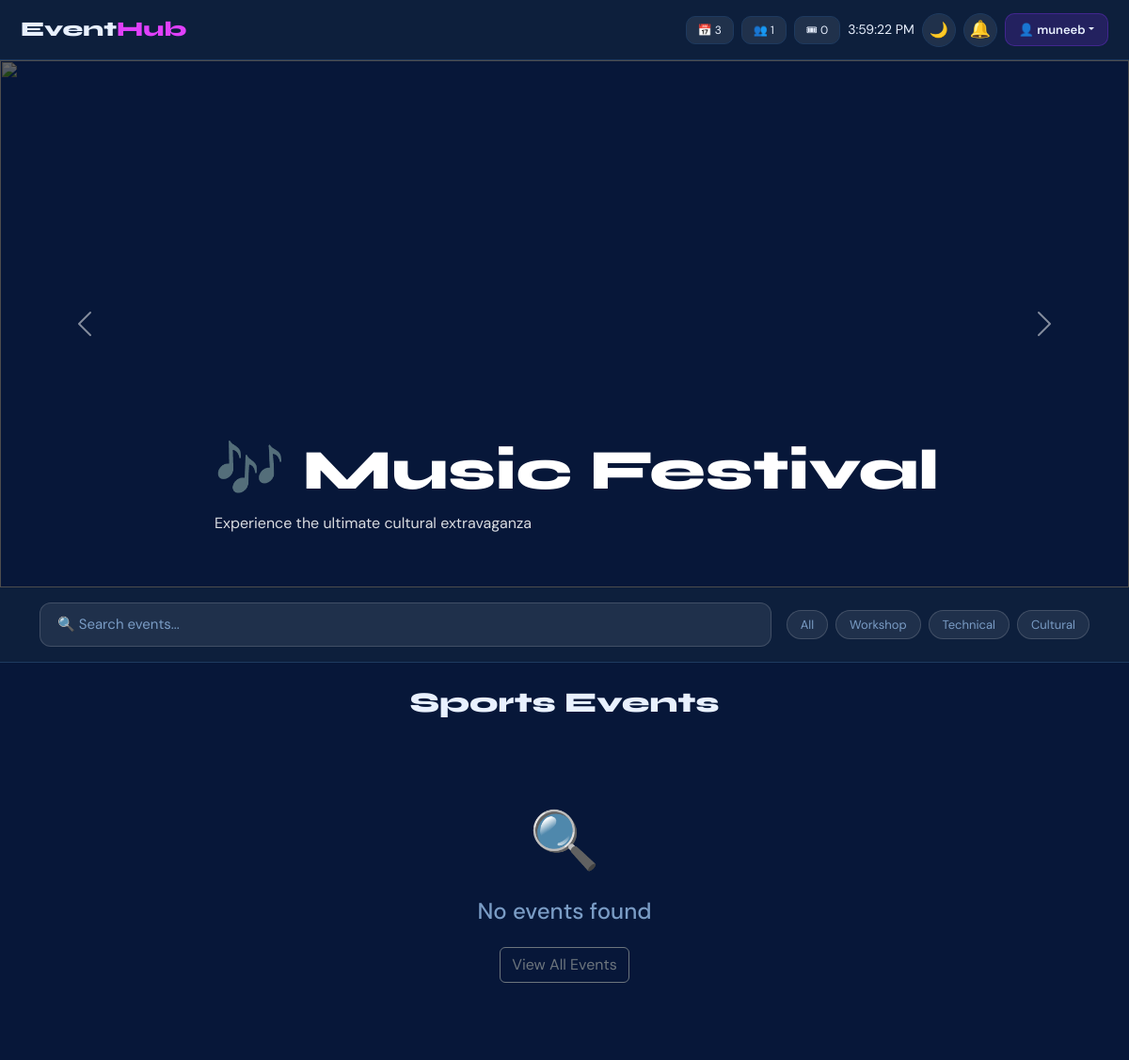
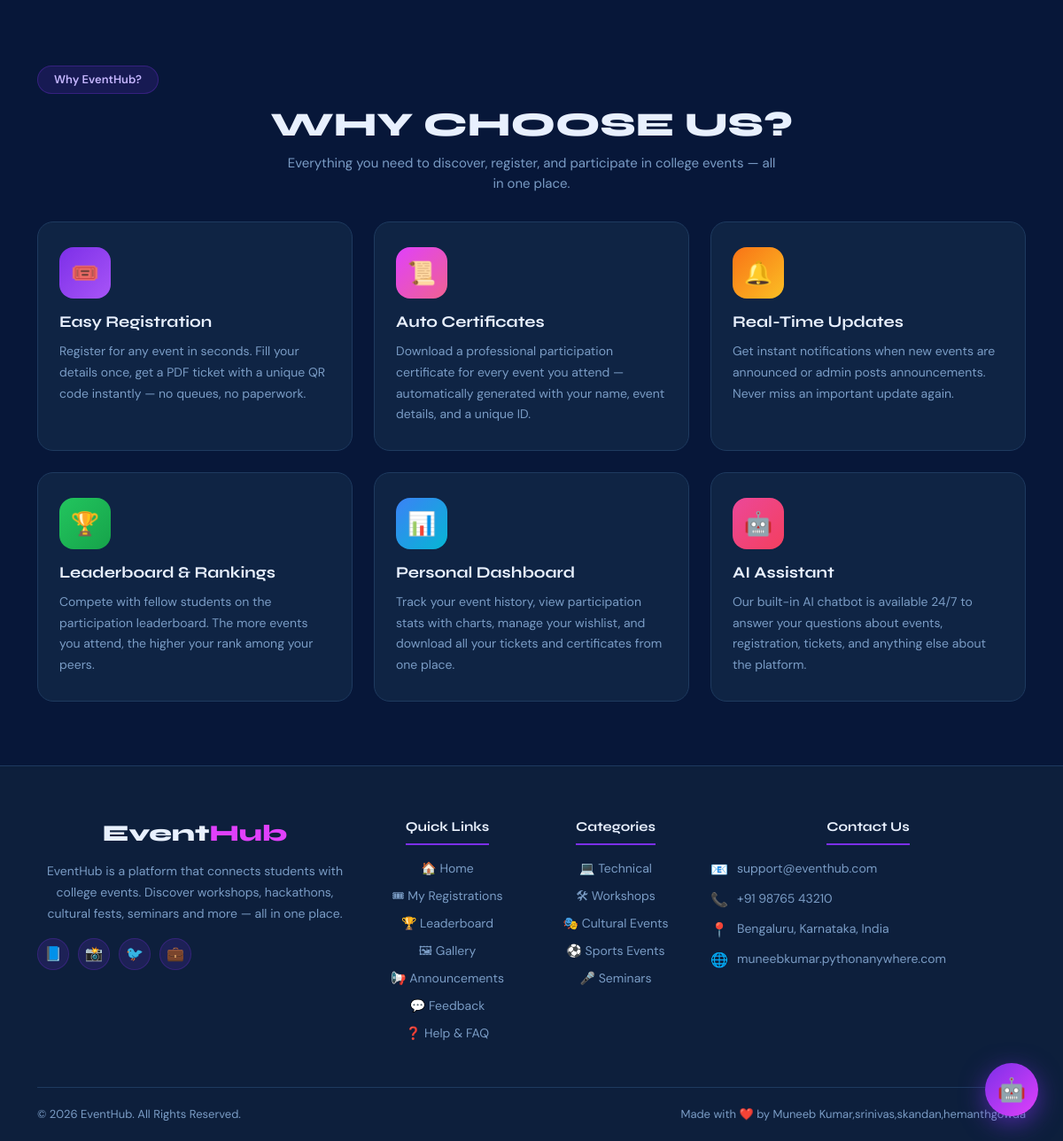
/?category=Sports (signed in), run on the app's committed database (2 pictures, top to bottom).
### tables this page shows
CREATE TABLE events(
        id INTEGER PRIMARY KEY AUTOINCREMENT,
        title TEXT, date TEXT, time TEXT, location TEXT,
        image TEXT, category TEXT,
        description TEXT DEFAULT '',
        seats INTEGER DEFAULT 100,
        fee INTEGER DEFAULT 0);

### app.py (the view)
@app.route("/")
@login_required
def home():
    category = request.args.get("category","")
    search   = request.args.get("search","")
    conn = get_connection(); cur = conn.cursor()
    query = "SELECT * FROM events WHERE 1=1"
    params = []
    if category:
        query += " AND category=?"; params.append(category)
    if search:
        query += " AND (title LIKE ? OR location LIKE ?)"; params += [f"%{search}%", f"%{search}%"]
    cur.execute(query, params)
    events = cur.fetchall()
    cur.execute("SELECT COUNT(*) FROM events");       total_events = cur.fetchone()[0]
    cur.execute("SELECT COUNT(*) FROM users");        total_users  = cur.fetchone()[0]
    cur.execute("SELECT COUNT(*) FROM registrations"); total_regs  = cur.fetchone()[0]
    cur.execute("SELECT DISTINCT category FROM events")
    categories = [r[0] for r in cur.fetchall() if r[0]]
    conn.close()
    return render_template("index.html", events=events, total_events=total_events,
        total_users=total_users, total_registrations=total_regs,
        categories=categories, selected_category=category, search=search)

### app.py (called while the page is built)
def login_required(f):
    from functools import wraps
    @wraps(f)
    def decorated(*a, **kw):
        if "user" not in session:
            return redirect(url_for("login"))
        return f(*a, **kw)
    return decorated

### database.py (called while the page is built)
def get_connection():
    conn = sqlite3.connect(DB_PATH)
    conn.row_factory = sqlite3.Row
    return conn

### templates/index.html (shortened to what this page needs)
<!DOCTYPE html>
<html lang="en">
<head>
<link href="https://cdn.jsdelivr.net/npm/bootstrap@5.3.3/dist/css/bootstrap.min.css" rel="stylesheet">
</head>
<body>
<nav class="navbar navbar-expand-lg">
  <a class="navbar-brand">Event<span>Hub</span></a>
  <div class="d-flex align-items-center gap-2 flex-wrap ms-auto">
    <span class="stat-badge d-none d-md-inline">📅 {{ total_events }}</span>
    <span class="stat-badge d-none d-md-inline">👥 {{ total_users }}</span>
    <span class="stat-badge d-none d-md-inline">🎟 {{ total_registrations }}</span>
    <span id="clock" class="d-none d-lg-inline"></span>
    <button onclick="toggleMode()" class="theme-btn" id="themeBtn">🌙</button>
    <a href="/notifications" class="notif-bell" id="notifBell">🔔<span class="notif-badge" id="notifCount">0</span></a>
    <div class="dropdown">
      <button class="user-btn dropdown-toggle" data-bs-toggle="dropdown">👤 {{ session.get('user','') }}</button>
    </div>
  </div>
</nav>
<div id="heroSlider" class="carousel slide" data-bs-ride="carousel">
  <div class="carousel-inner">
    <div class="carousel-item active">
      <img src="https://images.unsplash.com/photo-1501386761578-eac5c94b800a?w=1400&auto=format&fit=crop" class="d-block w-100 slider-image">
      <div class="carousel-caption text-start ps-5"><h1>🎶 Music Festival</h1><p>Experience the ultimate cultural extravaganza</p></div>
    </div>
  </div>
  <button class="carousel-control-prev" type="button" data-bs-target="#heroSlider" data-bs-slide="prev"><span class="carousel-control-prev-icon"></span></button>
  <button class="carousel-control-next" type="button" data-bs-target="#heroSlider" data-bs-slide="next"><span class="carousel-control-next-icon"></span></button>
</div>
<div class="search-bar">
  <div class="container">
    <div class="d-flex gap-3 flex-wrap align-items-center">
      <div class="search-wrap flex-grow-1">
        <input type="text" id="liveSearch" class="search-input"
               placeholder="🔍 Search events..." value="{{ search or '' }}"
               oninput="liveSearchFn(this.value)" autocomplete="off">
      </div>
      <div class="d-flex gap-2 flex-wrap">
        <a href="/" class="filter-btn {% if not selected_category %}active{% endif %}">All</a>
        {% for cat in categories %}
        <a href="/?category={{ cat }}" class="filter-btn {% if selected_category==cat %}active{% endif %}">{{ cat }}</a>
        {% endfor %}
      </div>
    </div>
  </div>
</div>
<div class="container py-4">
  <h2 class="section-title text-center mb-4">
    {% if selected_category %}{{ selected_category }} Events
    {% elif search %}Results for "{{ search }}"
    {% else %}Upcoming Events{% endif %}
  </h2>
  {% if events %}
  <div class="row g-4" id="eventsGrid">
    {% for event in events %}
    <div class="col-lg-4 col-md-6 event-card">
      <div class="card shadow">
        <div style="position:relative;">
          <img src="{{ event_image_url(event) }}" class="event-image card-img-top"
               onerror="this.src='https://images.unsplash.com/photo-1492684223066-81342ee5ff30?w=800&auto=format&fit=crop'">
          <button class="heart-btn" id="heart{{ event.id }}"
                  onclick="toggleWish({{ event.id }}, this)"
                  style="position:absolute;top:12px;right:12px;background:rgba(0,0,0,.5);border-radius:50%;width:36px;height:36px;border:none;color:white;font-size:18px;cursor:pointer;display:flex;align-items:center;justify-content:center;">🤍</button>
        </div>
        <div class="card-body d-flex flex-column">
          <div class="d-flex justify-content-between align-items-start mb-2">
            <h5 class="mb-0">{{ event['title'] }}</h5>
            <span class="badge-cat">{{ event['category'] }}</span>
          </div>
          <p>📅 {{ event['date'] }}</p>
          <p>🕒 {{ event['time'] }}</p>
          <p>📍 {{ event['location'] }}</p>
          {% if event['fee'] and event['fee']|int > 0 %}
          <p style="color:var(--text);font-size:13px;">💰 ₹{{ event['fee'] }}</p>
          {% else %}
          <p class="free-tag">✅ Free Entry</p>
          {% endif %}
          <div class="countdown" data-date="{{ event['date'] }}"></div>
          <div class="mt-auto d-flex flex-column gap-2">
            <a href="/register_event/{{ event['id'] }}" class="btn-reg">🎟 Register Now</a>
            <a href="/event/{{ event['id'] }}" class="btn-view">📋 View Details</a>
            <a href="https://wa.me/?text=🎉 Join {{ event['title'] }} on {{ event['date'] }} at {{ event['location'] }}!" target="_blank" class="btn-share">📤 Share on WhatsApp</a>
          </div>
        </div>
      </div>
    </div>
    {% endfor %}
  </div>
  {% else %}
  <div class="no-events">
    <div style="font-size:60px;">🔍</div>
    <h4 style="margin-top:16px;">No events found</h4>
    <a href="/" class="btn btn-outline-secondary mt-3">View All Events</a>
  </div>
  {% endif %}
</div>
<section class="why-section">
  <div class="container">
    <div class="why-badge">Why EventHub?</div>
    <h2 class="why-title">WHY CHOOSE US?</h2>
    <p class="why-sub">Everything you need to discover, register, and participate in college events — all in one place.</p>
    <div class="row g-4 mt-2">
      <div class="col-lg-4 col-md-6">
        <div class="why-card">
          <div class="why-icon" style="background:linear-gradient(135deg,#7c2fe8,#a855f7);">🎟️</div>
          <h5 class="why-card-title">Easy Registration</h5>
          <p class="why-card-text">Register for any event in seconds. Fill your details once, get a PDF ticket with a unique QR code instantly — no queues, no paperwork.</p>
        </div>
      </div>
      <div class="col-lg-4 col-md-6">
        <div class="why-card">
          <div class="why-icon" style="background:linear-gradient(135deg,#e040fb,#f06292);">📜</div>
          <h5 class="why-card-title">Auto Certificates</h5>
          <p class="why-card-text">Download a professional participation certificate for every event you attend — automatically generated with your name, event details, and a unique ID.</p>
        </div>
      </div>
      <div class="col-lg-4 col-md-6">
        <div class="why-card">
          <div class="why-icon" style="background:linear-gradient(135deg,#f97316,#fbbf24);">🔔</div>
          <h5 class="why-card-title">Real-Time Updates</h5>
          <p class="why-card-text">Get instant notifications when new events are announced or admin posts announcements. Never miss an important update again.</p>
        </div>
      </div>
      <div class="col-lg-4 col-md-6">
        <div class="why-card">
          <div class="why-icon" style="background:linear-gradient(135deg,#22c55e,#16a34a);">🏆</div>
          <h5 class="why-card-title">Leaderboard & Rankings</h5>
          <p class="why-card-text">Compete with fellow students on the participation leaderboard. The more events you attend, the higher your rank among your peers.</p>
        </div>
      </div>
      <div class="col-lg-4 col-md-6">
        <div class="why-card">
          <div class="why-icon" style="background:linear-gradient(135deg,#3b82f6,#06b6d4);">📊</div>
          <h5 class="why-card-title">Personal Dashboard</h5>
          <p class="why-card-text">Track your event history, view participation stats with charts, manage your wishlist, and download all your tickets and certificates from one place.</p>
        </div>
      </div>
      <div class="col-lg-4 col-md-6">
        <div class="why-card">
          <div class="why-icon" style="background:linear-gradient(135deg,#ec4899,#f43f5e);">🤖</div>
          <h5 class="why-card-title">AI Assistant</h5>
          <p class="why-card-text">Our built-in AI chatbot is available 24/7 to answer your questions about events, registration, tickets, and anything else about the platform.</p>
        </div>
      </div>
    </div>
  </div>
</section>
<footer class="main-footer">
  <div class="container">
    <div class="row g-4">
      <div class="col-lg-4 col-md-6">
        <div class="footer-brand">Event<span>Hub</span></div>
        <p class="footer-about">EventHub is a platform that connects students with college events. Discover workshops, hackathons, cultural fests, seminars and more — all in one place.</p>
        <div class="footer-socials">
          <a href="#" class="social-btn">📘</a>
          <a href="#" class="social-btn">📸</a>
          <a href="#" class="social-btn">🐦</a>
          <a href="#" class="social-btn">💼</a>
        </div>
      </div>
      <div class="col-lg-2 col-md-6 col-6">
        <div class="footer-heading">Quick Links</div>
        <ul class="footer-links">
          <li><a href="/">🏠 Home</a></li>
          <li><a href="/my_registrations">🎟 My Registrations</a></li>
          <li><a href="/leaderboard">🏆 Leaderboard</a></li>
          <li><a href="/gallery">🖼 Gallery</a></li>
          <li><a href="/announcements">📢 Announcements</a></li>
          <li><a href="/feedback">💬 Feedback</a></li>
          <li><a href="/help">❓ Help & FAQ</a></li>
        </ul>
      </div>
      <div class="col-lg-2 col-md-6 col-6">
        <div class="footer-heading">Categories</div>
        <ul class="footer-links">
          <li><a href="/?category=Technical">💻 Technical</a></li>
          <li><a href="/?category=Workshop">🛠 Workshops</a></li>
          <li><a href="/?category=Cultural">🎭 Cultural Events</a></li>
          <li><a href="/?category=Sports">⚽ Sports Events</a></li>
          <li><a href="/?category=Seminar">🎤 Seminars</a></li>
        </ul>
      </div>
      <div class="col-lg-4 col-md-6">
        <div class="footer-heading">Contact Us</div>
        <ul class="footer-contact">
          <li><span>📧</span> support@eventhub.com</li>
          <li><span>📞</span> +91 98765 43210</li>
          <li><span>📍</span> Bengaluru, Karnataka, India</li>
          <li><span>🌐</span> muneebkumar.pythonanywhere.com</li>
        </ul>
      </div>
    </div>
    <div class="footer-bottom">
      <span>© 2026 EventHub. All Rights Reserved.</span>
      <span>Made with ❤️ by Muneeb Kumar,srinivas,skandan,hemanthgowda</span>
    </div>
  </div>
</footer>
{% include 'chatbot.html' %}
</body>
</html>

### data on the page
events: category "Workshop"
events: category "Technical"
events: category "Cultural"

### other printed values
{{ total_events }} "3"
{{ total_users }} "1"
{{ total_registrations }} "0"
{{ session.get('user','') }} "muneeb"
{{ selected_category }} "Sports"
